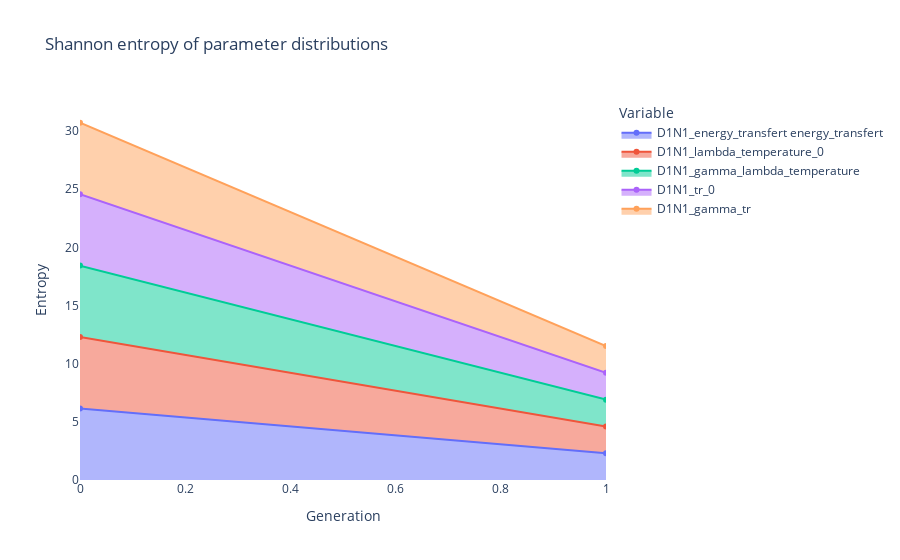

This figure's notebook cell:
### Code cell
viewer.shannon_entropy(bins=100_000)

### Figure 1 — Plotly figure (JSON) as saved in the notebook; plotly's stock layout.template omitted (floating-point values rounded to 4 significant figures)
{"data": [{"fillpattern": {"shape": ""}, "hovertemplate": "Variable=D1N1_energy_transfert energy_transfert<br>Generation=%{x}<br>Entropy=%{y}<extra></extra>", "legendgroup": "D1N1_energy_transfert energy_transfert", "line": {"color": "#636efa"}, "marker": {"symbol": "circle"}, "mode": "lines+markers", "name": "D1N1_energy_transfert energy_transfert", "orientation": "v", "showlegend": true, "stackgroup": "1", "type": "scatter", "x": [0, 1], "xaxis": "x", "y": [6.143, 2.303], "yaxis": "y"}, {"fillpattern": {"shape": ""}, "hovertemplate": "Variable=D1N1_lambda_temperature_0<br>Generation=%{x}<br>Entropy=%{y}<extra></extra>", "legendgroup": "D1N1_lambda_temperature_0", "line": {"color": "#EF553B"}, "marker": {"symbol": "circle"}, "mode": "lines+markers", "name": "D1N1_lambda_temperature_0", "orientation": "v", "showlegend": true, "stackgroup": "1", "type": "scatter", "x": [0, 1], "xaxis": "x", "y": [6.143, 2.303], "yaxis": "y"}, {"fillpattern": {"shape": ""}, "hovertemplate": "Variable=D1N1_gamma_lambda_temperature<br>Generation=%{x}<br>Entropy=%{y}<extra></extra>", "legendgroup": "D1N1_gamma_lambda_temperature", "line": {"color": "#00cc96"}, "marker": {"symbol": "circle"}, "mode": "lines+markers", "name": "D1N1_gamma_lambda_temperature", "orientation": "v", "showlegend": true, "stackgroup": "1", "type": "scatter", "x": [0, 1], "xaxis": "x", "y": [6.141, 2.303], "yaxis": "y"}, {"fillpattern": {"shape": ""}, "hovertemplate": "Variable=D1N1_tr_0<br>Generation=%{x}<br>Entropy=%{y}<extra></extra>", "legendgroup": "D1N1_tr_0", "line": {"color": "#ab63fa"}, "marker": {"symbol": "circle"}, "mode": "lines+markers", "name": "D1N1_tr_0", "orientation": "v", "showlegend": true, "stackgroup": "1", "type": "scatter", "x": [0, 1], "xaxis": "x", "y": [6.139, 2.303], "yaxis": "y"}, {"fillpattern": {"shape": ""}, "hovertemplate": "Variable=D1N1_gamma_tr<br>Generation=%{x}<br>Entropy=%{y}<extra></extra>", "legendgroup": "D1N1_gamma_tr", "line": {"color": "#FFA15A"}, "marker": {"symbol": "circle"}, "mode": "lines+markers", "name": "D1N1_gamma_tr", "orientation": "v", "showlegend": true, "stackgroup": "1", "type": "scatter", "x": [0, 1], "xaxis": "x", "y": [6.141, 2.303], "yaxis": "y"}], "layout": {"legend": {"title": {"text": "Variable"}, "tracegroupgap": 0}, "plot_bgcolor": "rgba(0, 0, 0, 0)", "title": {"text": "Shannon entropy of parameter distributions"}, "xaxis": {"anchor": "y", "domain": [0, 1], "showgrid": false, "title": {"text": "Generation"}}, "yaxis": {"anchor": "x", "domain": [0, 1], "showgrid": false, "title": {"text": "Entropy"}}}}
